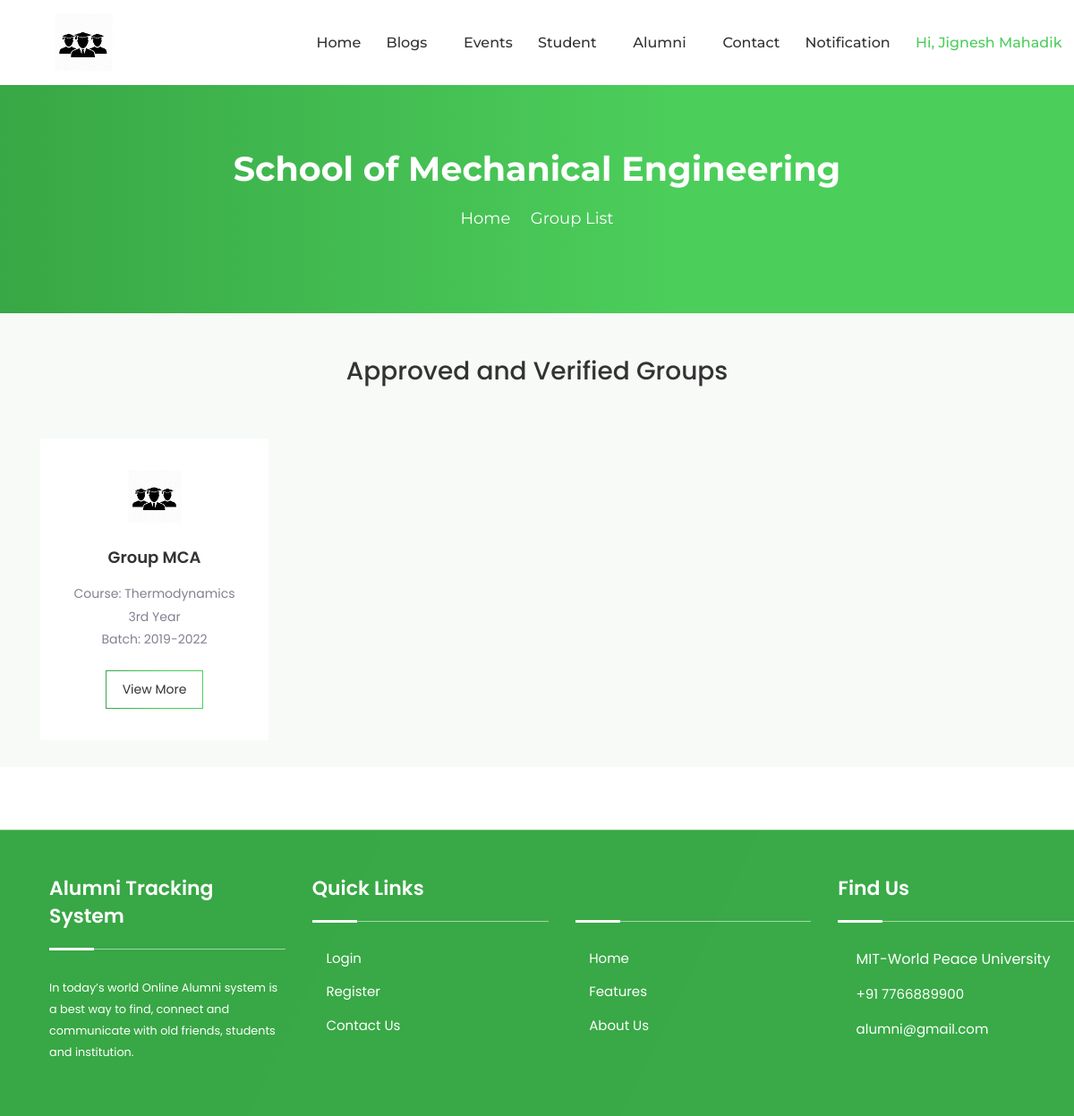
Page /group_list.php (signed in) on the earlier database version.
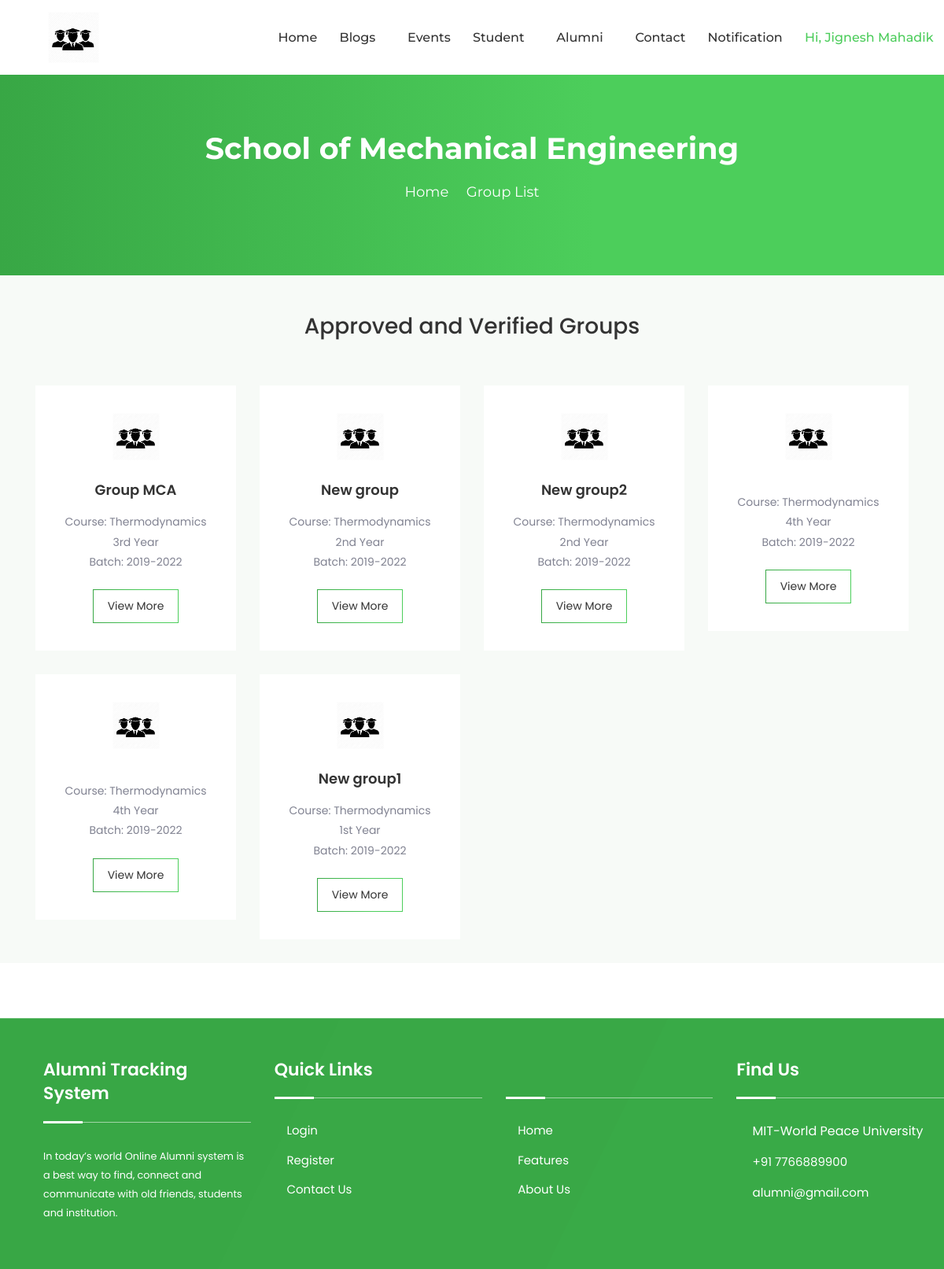
Same page on the later database version.
### tables this page shows
CREATE TABLE `tbldepartment` (
  `Deptid` int(11) NOT NULL,
  `DeptName` varchar(100) NOT NULL
);

CREATE TABLE `tblstudentgroup` (
  `Sgid` int(11) NOT NULL,
  `Sgname` varchar(100) NOT NULL,
  `Courseid` int(11) NOT NULL,
  `Deptid` int(11) NOT NULL,
  `Sgyear` tinyint(4) NOT NULL,
  `Uid` int(11) NOT NULL,
  `IsAccepted` tinyint(4) NOT NULL,
  `IsActive` tinyint(4) NOT NULL
);

CREATE TABLE `tblcourse` (
  `Courseid` int(11) NOT NULL,
  `CourseName` varchar(100) NOT NULL,
  `Deptid` int(11) NOT NULL
);

CREATE TABLE `tblregister` (
  `Uid` int(11) NOT NULL,
  `PrnEmpno` int(11) NOT NULL,
  `Fname` varchar(100) NOT NULL,
  `Lname` varchar(100) NOT NULL,
  `Email` varchar(100) NOT NULL,
  `Password` varchar(100) NOT NULL,
  `Gender` varchar(100) NOT NULL,
  `Dob` date NOT NULL,
  `Phone` bigint(20) NOT NULL,
  `Usertype` varchar(100) NOT NULL,
  `JoinYear` year(4) NOT NULL,
  `PassYear` year(4) NOT NULL,
  `Cousreid` int(11) DEFAULT NULL,
  `Deptid` int(11) DEFAULT NULL,
  `Desigid` int(11) DEFAULT NULL,
  `About` text DEFAULT NULL,
  `IsActive` tinyint(7) NOT NULL,
  `ProfilePic` varchar(100) DEFAULT NULL
);

### group_list.php (the view, shortened to what this page needs)
<?php
    include_once("DbConnection.php");
?>
<!DOCTYPE html>
<html lang="zxx">
    <head>
    <?php include_once('cssLinks.php');?>
    </head>
    <body>
        <?php
            if($_SESSION['Type']=="Student")
            {
                include_once('headerStudent.php');
            }
            else if($_SESSION['Type']=="Alumni")
            {
                include_once('headerAlumni.php');
            }
            else if($_SESSION['Type']=="Staff")
            {
                include_once('headerHod.php');
            }
        ?>
        <div class="page-title-area" style= "height:350px;">
            <div class="d-table">
                <div class="d-table-cell">
                    <div class="container">
                        <div class="page-title-text">
                            <?php
                                $seldept="SELECT * FROM tblregister WHERE Uid='".$_SESSION['UserID']."' ";
                                $result_dept=mysqli_query($con,$seldept) or die(mysqli_error($con));
                                $rowdept=mysqli_fetch_array($result_dept);
                                if(mysqli_num_rows($result_dept)==1)
                                {
                                    $seldeptname="SELECT * FROM tbldepartment WHERE Deptid='".$rowdept['Deptid']."' ";
                                    $result=mysqli_query($con,$seldeptname) or die(mysqli_error($con));
                                    $row=mysqli_fetch_array($result);
                                    if(mysqli_num_rows($result)>0)
                                    {
                            ?>
                                        <h2><?php echo $row['DeptName'];?></h2>
                            <?php
                                    }
                                }
                            ?>
                            <ul>
                                <li>
                                    <a href="homepage.php">Home</a>
                                </li>
                                <li>
                                    <i class="icofont-simple-right"></i>
                                </li>
                                <li>Group List</li>
                            </ul>
                        </div>
                    </div>
                </div>
            </div>
        </div>
        <section class="companies-area companies-area-two pt-100" style="padding-bottom:0px; padding-top: 45px;">
            <div class="subscribe-item">
                <center><h3>Approved and Verified Groups</h3></center>
            </div>
            <br><br>
            <div class="container">
                <div class="row">
                    <?php
                        $groupdata="SELECT * FROM tblstudentgroup WHERE Deptid='".$rowdept['Deptid']."' ";
                        $result_groupdata=mysqli_query($con,$groupdata) or die(mysqli_error($con));
                        while($rowgroupdata=mysqli_fetch_array($result_groupdata))
                        {
                            $selcoursename="SELECT * FROM tblcourse WHERE Courseid='".$rowgroupdata['Courseid']."' ";
                            $resultcourse=mysqli_query($con,$selcoursename) or die(mysqli_error($con));
                            $rowcourse=mysqli_fetch_array($resultcourse);
                            if(mysqli_num_rows($resultcourse)>0)
                            {
                    ?>
                                <div class="col-sm-6 col-lg-3">
                                    <div class="companies-item wow fadeInUp">
                                        <img src="assets/logo.png" alt="Group">
                                        <h3><a href="#"><?php echo $rowgroupdata['Sgname']; ?></a></h3>
                                        <p>
                                            Course: <?php echo $rowcourse['CourseName']; ?><br>
                                            <?php
                                                if($rowgroupdata['Sgyear']==1)
                                                {
                                                    echo "1st Year";
                                                }
                                                elseif ($rowgroupdata['Sgyear']==2)
                                                {
                                                    echo "2nd Year";
                                                }
                                                elseif ($rowgroupdata['Sgyear']==3)
                                                {
                                                    echo "3rd Year";
                                                }
                                                else
                                                {
                                                    echo "4th Year";
                                                }
                                                $selbatch="SELECT * FROM tblregister WHERE Uid='".$rowgroupdata['Uid']."' ";
                                                $resultbatch=mysqli_query($con,$selbatch) or die(mysqli_error($con));
                                                $rowbatch=mysqli_fetch_array($resultbatch);
                                                if(mysqli_num_rows($resultbatch)>0)
                                                {
                                            ?>
                                                   <br>
                                                   Batch:
                                            <?php
                                                    echo $rowbatch['JoinYear']."-".$rowbatch['PassYear'];
                                                }
                                            ?>
                                        </p>
                                        <a class="companies-btn" href="group_details.php?groupid=<?php echo $rowgroupdata['Sgid']; ?>">View More</a>
                                    </div>
                                </div>
                    <?php
                            }
                        }
                    ?>
                </div>
            </div>
        </section>
        <?php include_once('footer.php');?>
    </body>
</html>

### cssLinks.php (shortened to what this page needs)
<link rel="stylesheet" href="assets/css/bootstrap.min.css">
<link rel="stylesheet" href="assets/css/meanmenu.css">
<link rel="stylesheet" href="assets/css/icofont.min.css">
<link rel="stylesheet" href="assets/css/nice-select.css">
<link rel="stylesheet" href="assets/css/owl.carousel.min.css">
<link rel="stylesheet" href="assets/css/owl.theme.default.min.css">
<link rel="stylesheet" href="assets/css/animate.css">
<link rel="stylesheet" href="assets/fonts/flaticon.css">
<link rel="stylesheet" href="assets/css/style.css">
<link rel="stylesheet" href="assets/css/responsive.css">

### headerHod.php (shortened to what this page needs)
<div class="navbar-area fixed-top">
    <div class="main-nav">
        <div class="container">
            <nav class="navbar navbar-expand-md navbar-light">
                <a class="navbar-brand" href="index.php">
                    <img src="assets/img/logo.png" alt="Logo">
                </a>
                <div class="collapse navbar-collapse mean-menu" >
                    <ul class="navbar-nav" style="width:100%; margin-left:20%;">
                        <li class="nav-item">
                            <a href="homepage.php" class="nav-link">Home</a>
                        </li>&nbsp;
                        <li class="nav-item">
                            <a href="#" class="nav-link dropdown-toggle">Blogs <i class="icofont-simple-down"></i></a>
                        </li>
                        <li class="nav-item">
                            <a href="#" class="nav-link">Events</a>
                        </li>&nbsp;
                        <li class="nav-item">
                            <a href="#" class="nav-link dropdown-toggle">Student <i class="icofont-simple-down"></i></a>
                        </li>
                        <li class="nav-item">
                            <a href="#" class="nav-link dropdown-toggle">Alumni <i class="icofont-simple-down"></i></a>
                        </li>
                        <li class="nav-item">
                            <a href="contact.php" class="nav-link">Contact</a>
                        </li>&nbsp;
                        <li class="nav-item">
                            <a href="notifications.php" class="nav-link">Notification</a>
                        </li>&nbsp;
                        <li class="nav-item">
                            <a href="#" class="nav-link dropdown-toggle right active">Hi,&nbsp;<?php echo $_SESSION['Firstname']." ".$_SESSION['Lastname']; ?><i class="icofont-simple-down"></i>
                            </a>
                        </li>&nbsp;
                    </ul>
                </div>
            </nav>
        </div>
    </div>
</div>

### footer.php
    <footer>
        <div class="copyright-area">
            <div class="row" style="margin-left:40px; margin-top:20px;">
                <div class="col-sm-6 col-lg-3">
                    <div class="footer-item">
                        <div class="footer-category">
                            <h3>Alumni Tracking System</h3>
                            <small>In today’s world Online Alumni system is a best way to find, connect and
                            communicate with old friends, students and institution.</small>
                        </div>
                    </div>
                </div>
                <div class="col-sm-6 col-lg-3">
                    <div class="footer-item">
                        <div class="footer-category">
                            <h3>Quick Links</h3>
                            <ul>
                                <li>
                                    <a href="login.php">
                                        <i class="icofont-simple-right"></i>
                                        Login
                                    </a>
                                </li>
                                <li>
                                    <a href="register.php">
                                        <i class="icofont-simple-right"></i>
                                        Register
                                    </a>
                                </li>
                                <li>
                                    <a href="contact.php">
                                        <i class="icofont-simple-right"></i>
                                        Contact Us
                                    </a>
                                </li>
                            </ul>
                        </div>
                    </div>
                </div>
                <div class="col-sm-6 col-lg-3">
                    <div class="footer-item">
                        <div class="footer-category">
                            <h3><br></h3>
                            <ul>
                                <li>
                                    <a href="index.php">
                                        <i class="icofont-simple-right"></i>
                                        Home
                                    </a>
                                </li>
                                <li>
                                    <a href="features.php">
                                        <i class="icofont-simple-right"></i>
                                        Features
                                    </a>
                                </li>
                                <li>
                                    <a href="about.php">
                                        <i class="icofont-simple-right"></i>
                                        About Us
                                    </a>
                                </li>
                            </ul>
                        </div>
                    </div>
                </div>
                <div class="col-sm-6 col-lg-3">
                    <div class="footer-item">
                        <div class="footer-find">
                            <h3>Find Us</h3>
                            <ul>
                                <li>
                                    <i class="icofont-location-pin"></i>
                                    MIT-World Peace University
                                </li>
                                <li>
                                    <i class="icofont-ui-call"></i>
                                    <a href="tel:+880123456789">
                                        +91 7766889900
                                    </a>
                                </li>
                                <li>
                                    <i class="icofont-ui-email"></i>
                                    <a href="mailto:hello@gable.com">
                                        alumni@gmail.com
                                    </a>
                                </li>
                            </ul>
                        </div>
                    </div>
                </div>
            </div>
        </div>
</footer>

### assets/css/meanmenu.css (style rules this page uses)
body { font-family: "Oswald", sans-serif; padding: 0; margin: 0; font-size: 15px; background-color: #f1f1f1; }
.main-nav { background: #000; position: absolute; top: 0; left: 0; padding-top: 15px; padding-bottom: 15px; width: 100%; z-index: 999; height: auto; }
.navbar-light .navbar-brand, .navbar-light .navbar-brand:hover { color: #fff; font-weight: bold; text-transform: uppercase; }
.main-nav nav ul { padding: 0; margin: 0; list-style-type: none; }
.main-nav nav .navbar-nav .nav-item { position: relative; padding: 15px 0; }
.main-nav nav .navbar-nav .nav-item a { font-weight: 500; font-size: 16px; text-transform: uppercase; color: #ffffff; padding-left: 0; padding-right: 0; padding-top: 0; padding-bottom: 0; margin-left: 15px; margin-right: 15px; }
.main-nav nav .navbar-nav .nav-item a:hover, .main-nav nav .navbar-nav .nav-item a:focus, .main-nav nav .navbar-nav .nav-item a.active { color: #FF2D55; }

Differences in the rows shown:
added tblstudentgroup: Sgname "New group", Courseid.CourseName "Thermodynamics", Sgyear "2nd Year", Uid.JoinYear "2019", Uid.PassYear "2022"
added tblstudentgroup: Sgname "New group2", Courseid.CourseName "Thermodynamics", Sgyear "2nd Year", Uid.JoinYear "2019", Uid.PassYear "2022"
added tblstudentgroup: Courseid.CourseName "Thermodynamics", Sgyear "4th Year", Uid.JoinYear "2019", Uid.PassYear "2022"
added tblstudentgroup: Courseid.CourseName "Thermodynamics", Sgyear "4th Year", Uid.JoinYear "2019", Uid.PassYear "2022"
added tblstudentgroup: Sgname "New group1", Courseid.CourseName "Thermodynamics", Sgyear "1st Year", Uid.JoinYear "2019", Uid.PassYear "2022"
